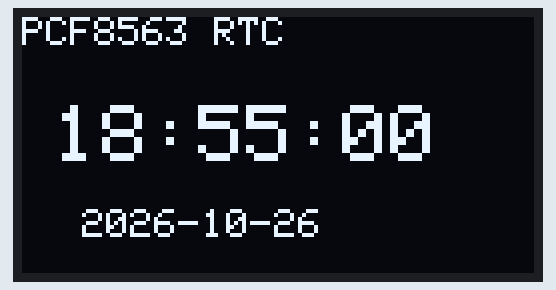
This sketch was run on a simulated ESP32. Shown: 128×64 one-colour display. The local clock reads 2024-03-15 10:24:30 at power-on unless the sketch sets it; what the sketch prints to the serial monitor is not drawn.

Above: at 0.1 s.
At 4.2 s:
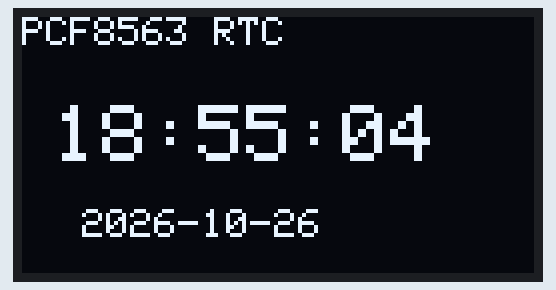
At 9.4 s:
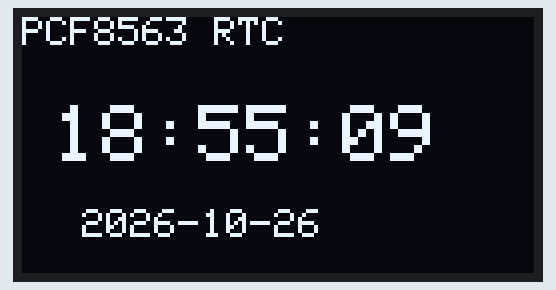
At 18.6 s:
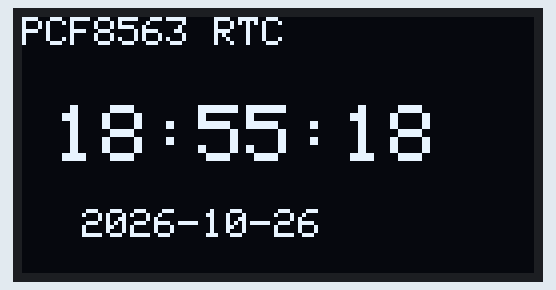
At 27.9 s:
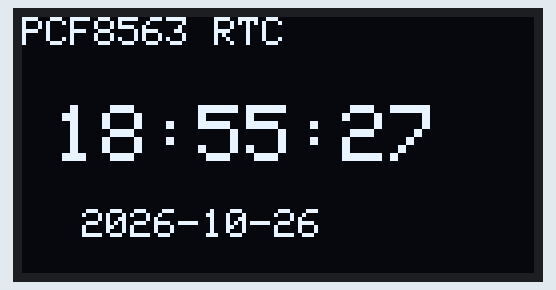
At 38.1 s:
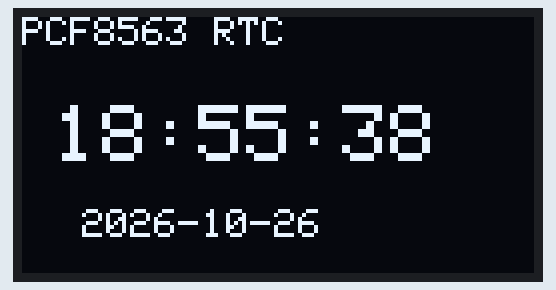

The sketch:

test_rtc_oled.ino
```cpp
#include <Wire.h>
#include <RTClib.h>
#include <Adafruit_GFX.h>
#include <Adafruit_SSD1306.h>

#define SDA_PIN 21
#define SCL_PIN 22

#define SCREEN_WIDTH 128
#define SCREEN_HEIGHT 64
#define OLED_RESET -1

Adafruit_SSD1306 display(
  SCREEN_WIDTH, SCREEN_HEIGHT, &Wire, OLED_RESET
);

RTC_PCF8563 rtc;

void setup() {
  Serial.begin(115200);
  Wire.begin(SDA_PIN, SCL_PIN);

  if (!display.begin(SSD1306_SWITCHCAPVCC, 0x3C)) {
    Serial.println("OLED not found!");
  } else {
    display.clearDisplay();
    display.setTextColor(SSD1306_WHITE);
    display.setTextSize(1);
    display.setCursor(0, 0);
    display.println("PCF8563 RTC Test");
    display.display();
  }

  if (!rtc.begin()) {
    Serial.println("PCF8563 not found! Check wiring.");
    while (true) delay(100);
  }

  rtc.adjust(DateTime(2026, 10, 26, 18, 55, 0));


  // لا نستخدم rtc.adjust() هنا حتى لا نعيد ضبط
  // الوقت في كل مرة نعيد فيها تشغيل ESP32.
  if (rtc.lostPower()) {
    Serial.println("Clock lost power or time is invalid.");
    Serial.println("Set the time once using rtc.adjust().");
  } else {
    Serial.println("RTC detected. Reading stored time.");
  }
}

void loop() {
  DateTime now = rtc.now();

  char dateText[20];
  char timeText[12];

  snprintf(dateText, sizeof(dateText), "%04d-%02d-%02d",
           now.year(), now.month(), now.day());

  snprintf(timeText, sizeof(timeText), "%02d:%02d:%02d",
           now.hour(), now.minute(), now.second());

  Serial.print(dateText);
  Serial.print("  ");
  Serial.println(timeText);

  display.clearDisplay();
  display.setTextSize(1);
  display.setCursor(0, 0);
  display.println("PCF8563 RTC");

  display.setTextSize(2);
  display.setCursor(8, 22);
  display.println(timeText);

  display.setTextSize(1);
  display.setCursor(15, 48);
  display.println(dateText);

  display.display();

  delay(1000);
}
```

Measured:
- what the display in image 0 shows lasts 1.0 s, from 0.1 s to 1.1 s
